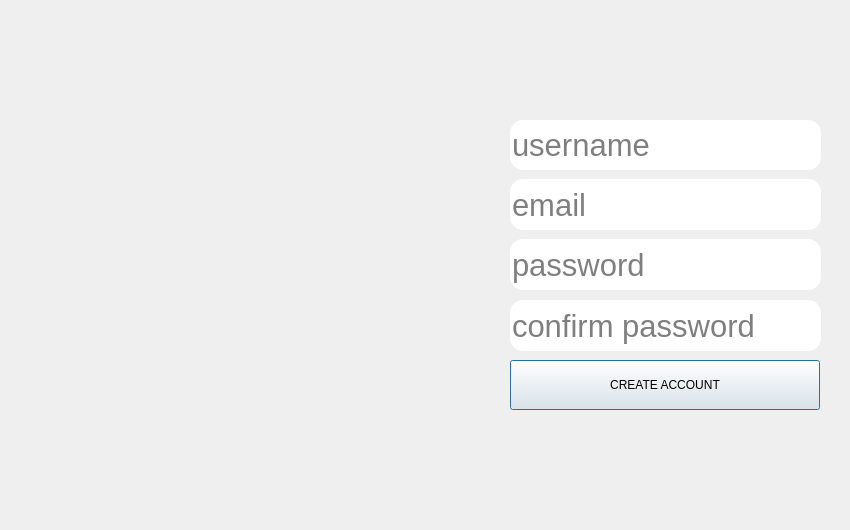
<?xml version="1.0" encoding="UTF-8"?>
<ui version="4.0">
 <class>Dialog</class>
 <widget class="QDialog" name="Dialog">
  <property name="geometry">
   <rect>
    <x>0</x>
    <y>0</y>
    <width>850</width>
    <height>530</height>
   </rect>
  </property>
  <property name="windowTitle">
   <string>Vault8 | SignUp</string>
  </property>
  <widget class="QWidget" name="SignUpScreen" native="true">
   <property name="geometry">
    <rect>
     <x>0</x>
     <y>0</y>
     <width>850</width>
     <height>530</height>
    </rect>
   </property>
   <property name="styleSheet">
    <string notr="true"/>
   </property>
   <widget class="QLineEdit" name="usrnmfield">
    <property name="geometry">
     <rect>
      <x>510</x>
      <y>120</y>
      <width>311</width>
      <height>50</height>
     </rect>
    </property>
    <property name="sizePolicy">
     <sizepolicy hsizetype="Fixed" vsizetype="Fixed">
      <horstretch>0</horstretch>
      <verstretch>0</verstretch>
     </sizepolicy>
    </property>
    <property name="font">
     <font>
      <pointsize>23</pointsize>
      <bold>false</bold>
     </font>
    </property>
    <property name="acceptDrops">
     <bool>false</bool>
    </property>
    <property name="autoFillBackground">
     <bool>false</bool>
    </property>
    <property name="styleSheet">
     <string notr="true">QLineEdit {
    padding-left: 0.4em;
    border-radius: 12.5px;
    font-weight: 100;
    font-size: 10em
}</string>
    </property>
    <property name="maxLength">
     <number>20</number>
    </property>
    <property name="frame">
     <bool>true</bool>
    </property>
    <property name="placeholderText">
     <string>username</string>
    </property>
    <property name="cursorMoveStyle">
     <enum>Qt::VisualMoveStyle</enum>
    </property>
    <property name="clearButtonEnabled">
     <bool>true</bool>
    </property>
   </widget>
   <widget class="QLineEdit" name="emailfield">
    <property name="geometry">
     <rect>
      <x>510</x>
      <y>179</y>
      <width>311</width>
      <height>51</height>
     </rect>
    </property>
    <property name="font">
     <font>
      <pointsize>23</pointsize>
      <bold>false</bold>
     </font>
    </property>
    <property name="acceptDrops">
     <bool>false</bool>
    </property>
    <property name="styleSheet">
     <string notr="true">QLineEdit {
    padding-left: 0.4em;
    border-radius: 12.5px;
    font-weight: 100;
}</string>
    </property>
    <property name="inputMethodHints">
     <set>Qt::ImhEmailCharactersOnly</set>
    </property>
    <property name="maxLength">
     <number>50</number>
    </property>
    <property name="echoMode">
     <enum>QLineEdit::Normal</enum>
    </property>
    <property name="placeholderText">
     <string>email</string>
    </property>
    <property name="cursorMoveStyle">
     <enum>Qt::VisualMoveStyle</enum>
    </property>
    <property name="clearButtonEnabled">
     <bool>true</bool>
    </property>
   </widget>
   <widget class="QLineEdit" name="pwdfield">
    <property name="geometry">
     <rect>
      <x>510</x>
      <y>239</y>
      <width>311</width>
      <height>51</height>
     </rect>
    </property>
    <property name="font">
     <font>
      <pointsize>23</pointsize>
      <bold>false</bold>
     </font>
    </property>
    <property name="acceptDrops">
     <bool>false</bool>
    </property>
    <property name="styleSheet">
     <string notr="true">QLineEdit {
    padding-left: 0.4em;
    border-radius: 12.5px;
    font-weight: 100;
    font-size: 5em
}
</string>
    </property>
    <property name="maxLength">
     <number>20</number>
    </property>
    <property name="echoMode">
     <enum>QLineEdit::Password</enum>
    </property>
    <property name="placeholderText">
     <string>password</string>
    </property>
    <property name="cursorMoveStyle">
     <enum>Qt::VisualMoveStyle</enum>
    </property>
    <property name="clearButtonEnabled">
     <bool>true</bool>
    </property>
   </widget>
   <widget class="QLineEdit" name="cnfpwdfield">
    <property name="geometry">
     <rect>
      <x>510</x>
      <y>300</y>
      <width>311</width>
      <height>51</height>
     </rect>
    </property>
    <property name="font">
     <font>
      <pointsize>23</pointsize>
      <bold>false</bold>
     </font>
    </property>
    <property name="acceptDrops">
     <bool>false</bool>
    </property>
    <property name="styleSheet">
     <string notr="true">QLineEdit {
    padding-left: 0.4em;
    border-radius: 12.5px;
    font-weight: 100;
    font-size: 5em
}
</string>
    </property>
    <property name="maxLength">
     <number>20</number>
    </property>
    <property name="echoMode">
     <enum>QLineEdit::Password</enum>
    </property>
    <property name="placeholderText">
     <string>confirm password</string>
    </property>
    <property name="cursorMoveStyle">
     <enum>Qt::VisualMoveStyle</enum>
    </property>
    <property name="clearButtonEnabled">
     <bool>true</bool>
    </property>
   </widget>
   <widget class="QLabel" name="bg">
    <property name="geometry">
     <rect>
      <x>0</x>
      <y>0</y>
      <width>851</width>
      <height>531</height>
     </rect>
    </property>
    <property name="text">
     <string/>
    </property>
    <property name="pixmap">
     <pixmap resource="Resources.qrc">:/Images/rsrc/vault8_login_wrapper_v0.1.png</pixmap>
    </property>
    <property name="scaledContents">
     <bool>true</bool>
    </property>
   </widget>
   <widget class="QPushButton" name="signupbutton">
    <property name="geometry">
     <rect>
      <x>510</x>
      <y>360</y>
      <width>310</width>
      <height>50</height>
     </rect>
    </property>
    <property name="styleSheet">
     <string notr="true"/>
    </property>
    <property name="text">
     <string>CREATE ACCOUNT</string>
    </property>
   </widget>
   <widget class="QLabel" name="alertbox">
    <property name="geometry">
     <rect>
      <x>520</x>
      <y>430</y>
      <width>291</width>
      <height>31</height>
     </rect>
    </property>
    <property name="text">
     <string/>
    </property>
   </widget>
   <widget class="QPushButton" name="returnbtn">
    <property name="geometry">
     <rect>
      <x>505</x>
      <y>60</y>
      <width>50</width>
      <height>50</height>
     </rect>
    </property>
    <property name="styleSheet">
     <string notr="true">#returnbtn{border-radius: 25px; background-color: #00000000;}</string>
    </property>
    <property name="text">
     <string/>
    </property>
    <property name="icon">
     <iconset resource="Resources.qrc">
      <normaloff>:/Icons/rsrc/return_icon.png</normaloff>:/Icons/rsrc/return_icon.png</iconset>
    </property>
    <property name="iconSize">
     <size>
      <width>35</width>
      <height>35</height>
     </size>
    </property>
   </widget>
   <zorder>bg</zorder>
   <zorder>pwdfield</zorder>
   <zorder>usrnmfield</zorder>
   <zorder>signupbutton</zorder>
   <zorder>alertbox</zorder>
   <zorder>emailfield</zorder>
   <zorder>cnfpwdfield</zorder>
   <zorder>returnbtn</zorder>
  </widget>
 </widget>
 <resources>
  <include location="Resources.qrc"/>
 </resources>
 <connections/>
</ui>
